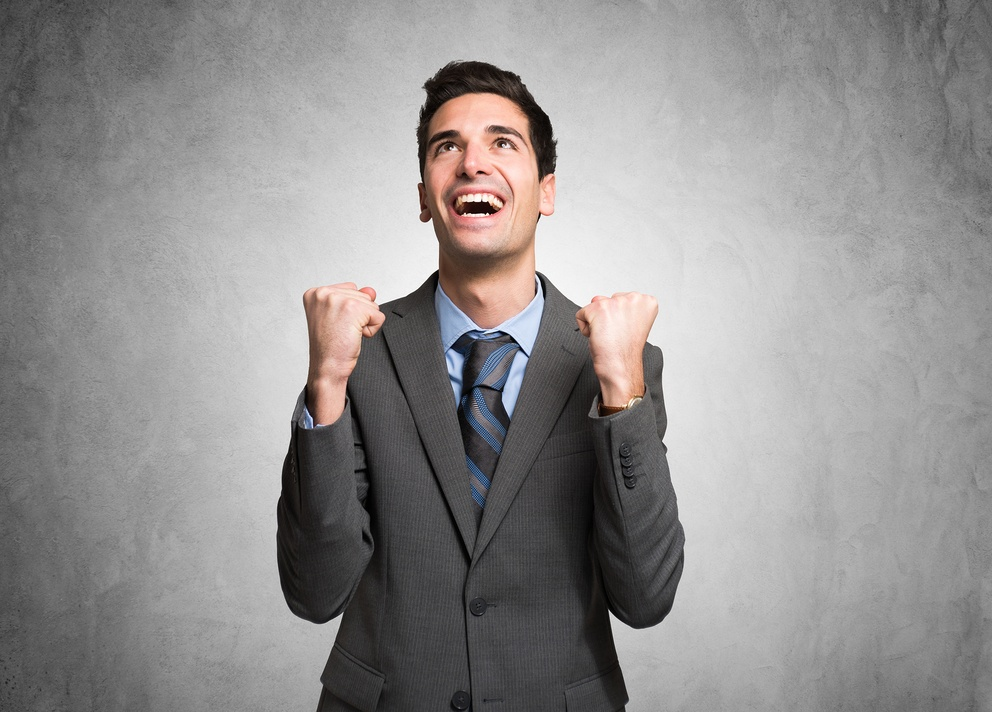
#> input picture Photos/one_face.jpg, 992 x 712 px, shrunk from 1600 x 1148 before the run
$ python 15.faceDetection.py
#> lines starting #> are read from the running program, lines starting #| are printed output that depends on the picture; after the words box and inside, x2 and y2 are one past the last pixel; in counts of white or black regions, pixels touching at a corner belong together
#  will detect faces with something called  a hard cascade
# face recog != detection
# recog involved iding the face, detecting is just seeing for a face
# done with a classifier, decideds if a given image is positive or negative.
# classifer needs to be trained to see if a face is present or not
# hard cascades and local binary patterns = two main classifiers
# we can find hard cascades at opencv github
# https://github.com/opencv/opencv/tree/master/data/haarcascades
# go to the file, click on the raw button, command A, then command c
# copy paste all text into a xml file
# this does not take into account skin tone
# it looks at the edges of an image and decides if a smile is there or not

import cv2 as cv

# code does not change if multiple people are in the image
# if a video, we will need to detect haar_cascade for each individual frame of the video
# img = cv.imread("Photos/lots_faces.webp")
img = cv.imread("Photos/one_face.jpg")
#> img is the input picture: shape (712, 992, 3); mean B, G, R 142.6, 143, 145.4

gray = cv.cvtColor(img,cv.COLOR_BGR2GRAY)
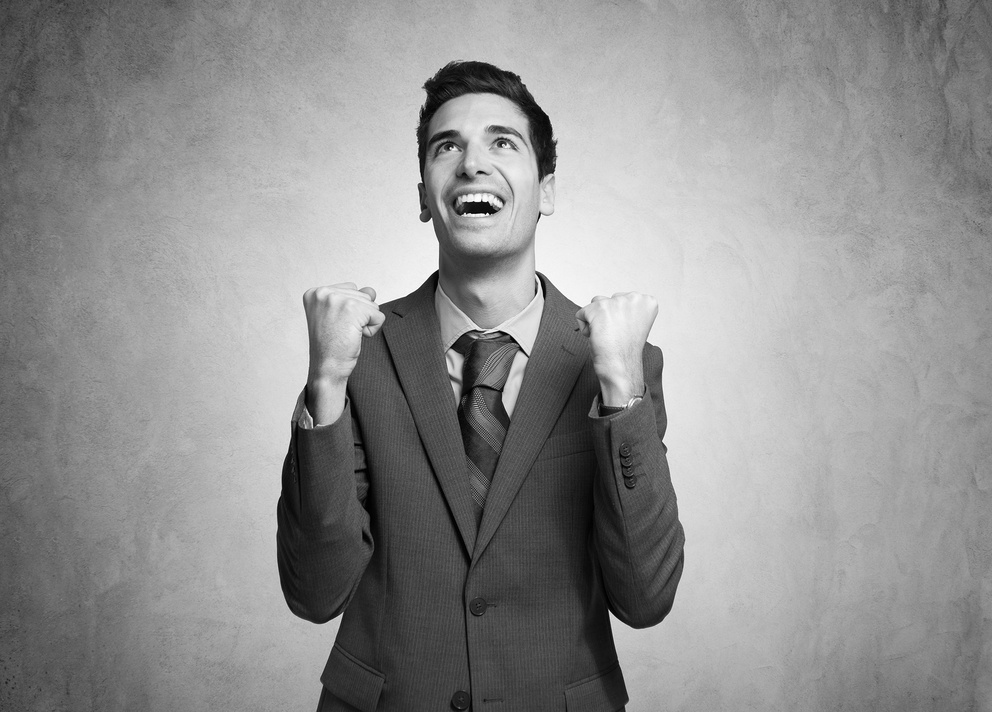
#> gray: shape (712, 992); min 0, max 255, mean 143.7
cv.imshow("gray",gray)

# copy the path of the classifier, which will read all those lines of code
# and store it in haar_cascasde

haar_cascade = cv.CascadeClassifier('haar_face.xml')
# haar_cascasde = cv.CascadeClassifier('Users\\oorti\\OneDrive\\Desktop\\Code Files\\openCV\\haar_face.xml')

# pass in the gray image we want to detect the face
# scalefactor 1.1
# minNeighbors specifies the number of neighbors rectangles that should be called
# this will then return the rect coordinates of that face as a list
# if nosie, ie more faces than expected, lower scale and increase minNeighbors
# if underestimate we decrease min, if over, increase min
faces_rect = haar_cascade.detectMultiScale(gray,scaleFactor=1.1, minNeighbors=8)
#> faces_rect = [[403, 88, 144, 144], [429, 305, 107, 107]]
# we can see how many faces it detects by printing the leng of the faces_rect
print(f"number of faces found = {len(faces_rect)}")
#| number of faces found = 2
# since rect uses rect to find the cordinates of faces, we can loop over and grab those cordinated to draw a rectangle
for (x,y,w,h) in faces_rect:
    # draw a rect over the OG image
    # point 1 is x,y
    # point2 is x+w, y+h
    # color
    # thickness
    cv.rectangle(img, (x,y),(x+w,y+h),(0,255,0), thickness=2)
#> this loop made 2 passes
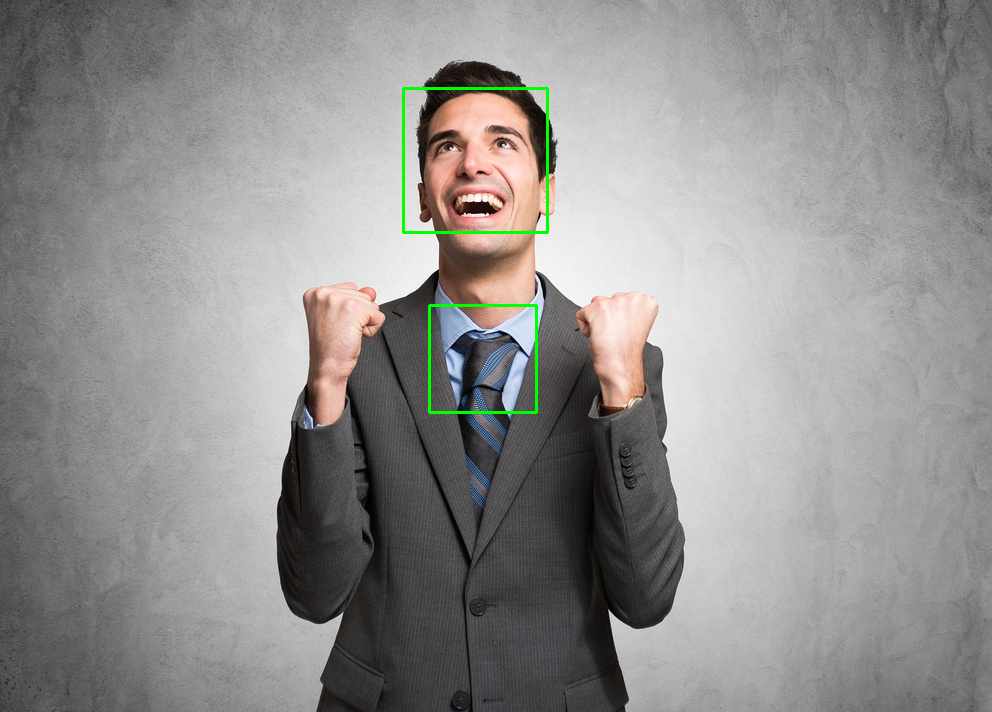
#> img: shape (712, 992, 3); 0.43% of pixels changed, all inside (x1, y1, x2, y2) = (402, 87, 549, 414)
cv.imshow("detected face", img)
cv.waitKey(0)
